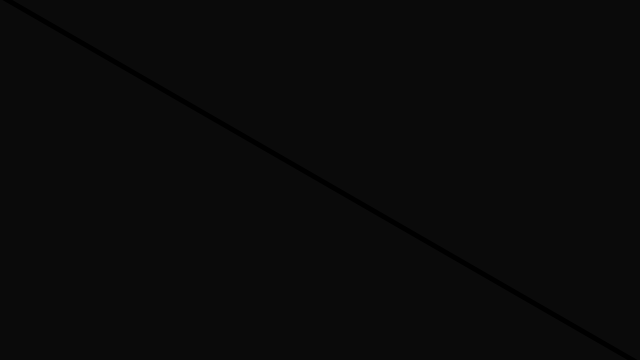
Frame 1 (no input)
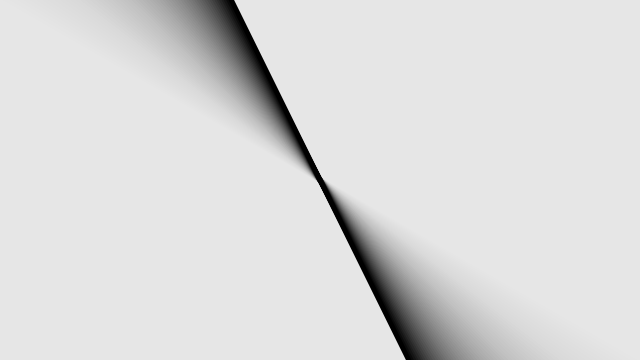
Frame 60 (the mouse pressed at the canvas centre just before this capture)
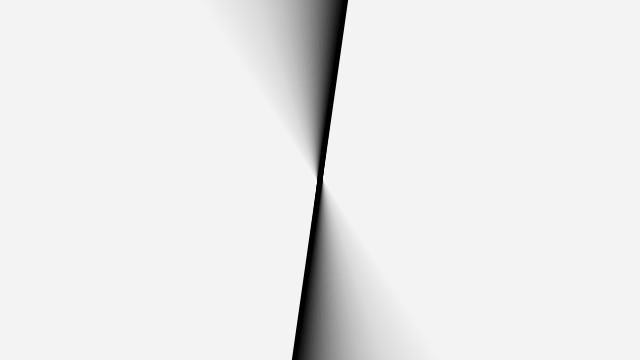
Frame 120 (the mouse held since frame 60 and released just before this capture)

The Processing sketch that drew these frames (run headless with seeded random() and noise(); from frame 60 on, the mouse is pressed at the canvas centre):

// Processing sketch: processing_143066
// ── processing_143066.pde

float angle;
 
void setup()
{
  size(640,360);
  background(0);
}
 
void draw()
{
  noStroke();
  fill(255,10);
  rectMode(LEFT);
  rect(0,0,width,height);
   
  // rotation angle
  angle += 0.01;
 
  strokeWeight(5);
    
  pushMatrix();
  translate(width/2, height/2);
  rotate(angle);
  stroke(0);
  line(-width,-height,width,height);
  popMatrix();
}
